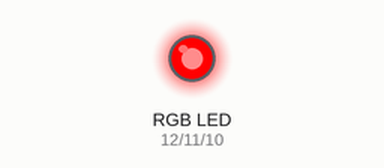
Recording of a sketch running on a simulated Arduino Uno, built with avr-gcc and run on an emulated ATmega328P. Shown: an RGB LED mixed from three pins (HIGH = lit).

Above: at 0.2 s.
At 1.2 s:
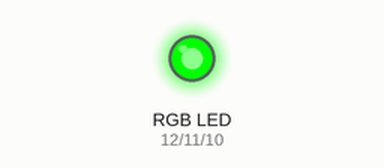
At 2.2 s:
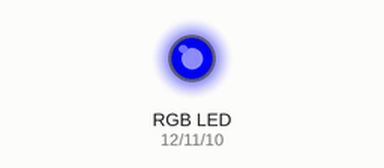
At 5.7 s:
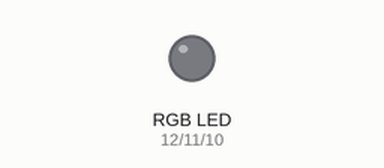
Timing chart, 0 to 6.9 s (numbered marks = the images above):
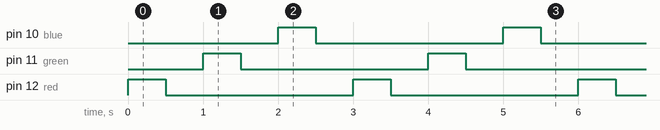

The sketch:

rgb1.ino
```cpp
int red = 12;
int green = 11;
int blue = 10;

void setup()
{
  pinMode(red, OUTPUT);
  pinMode(green, OUTPUT);
  pinMode(blue, OUTPUT);
}

void loop()
{
  digitalWrite(red, HIGH);
  delay(500);
  digitalWrite(red, LOW);
  delay(500);

  digitalWrite(green, HIGH);
  delay(500);
  digitalWrite(green, LOW);
  delay(500);

  digitalWrite(blue, HIGH);
  delay(500);
  digitalWrite(blue, LOW);
  delay(500);
}
```

Measured:
- by itself, pin 10 (blue), pin 11 (green), pin 12 (red): alternates HIGH for 0.50 s and LOW for 2.5 s
- by itself, everything shown: repeats every 3.0 s, in 6 steps
